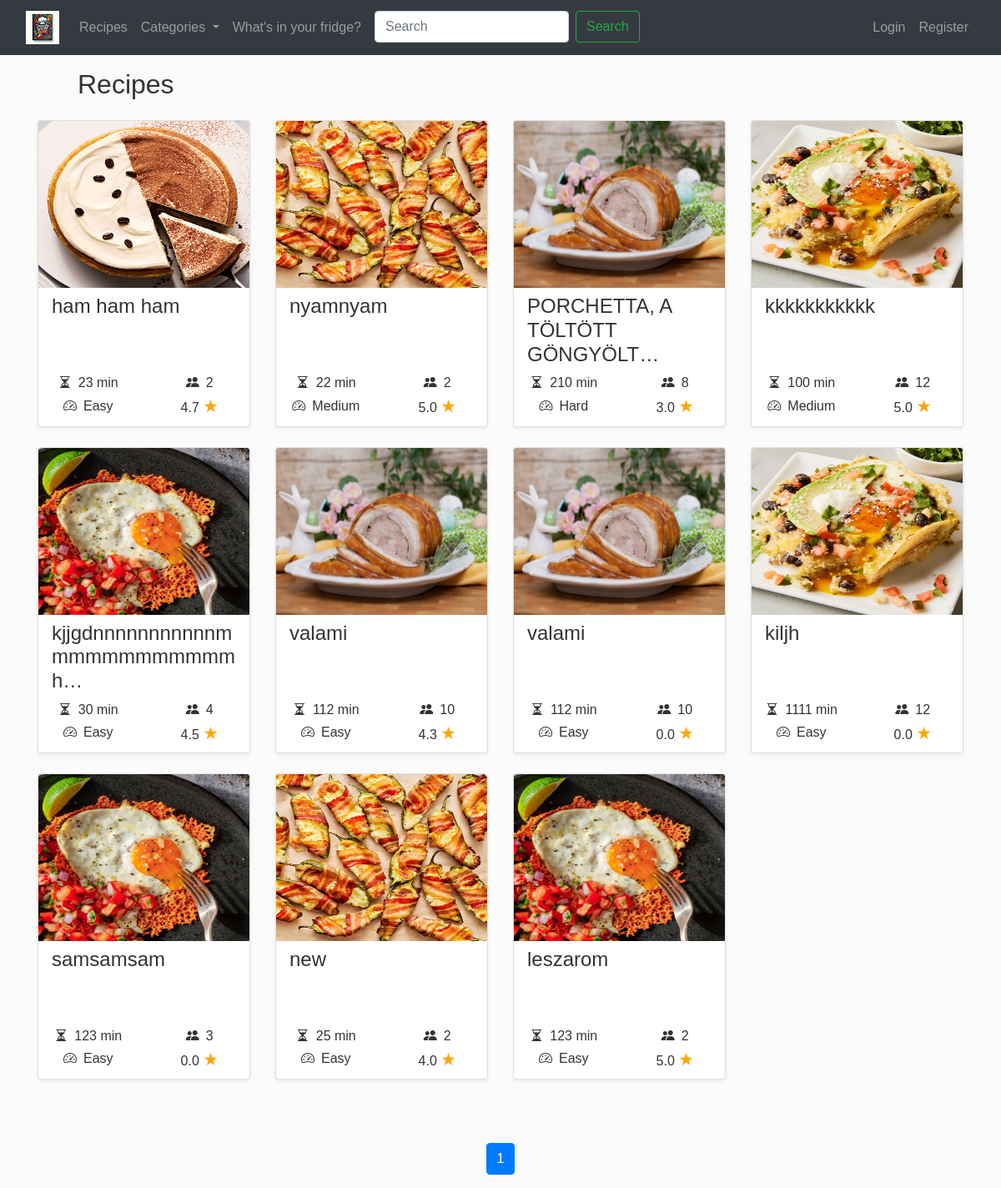
The app's page /, older data.
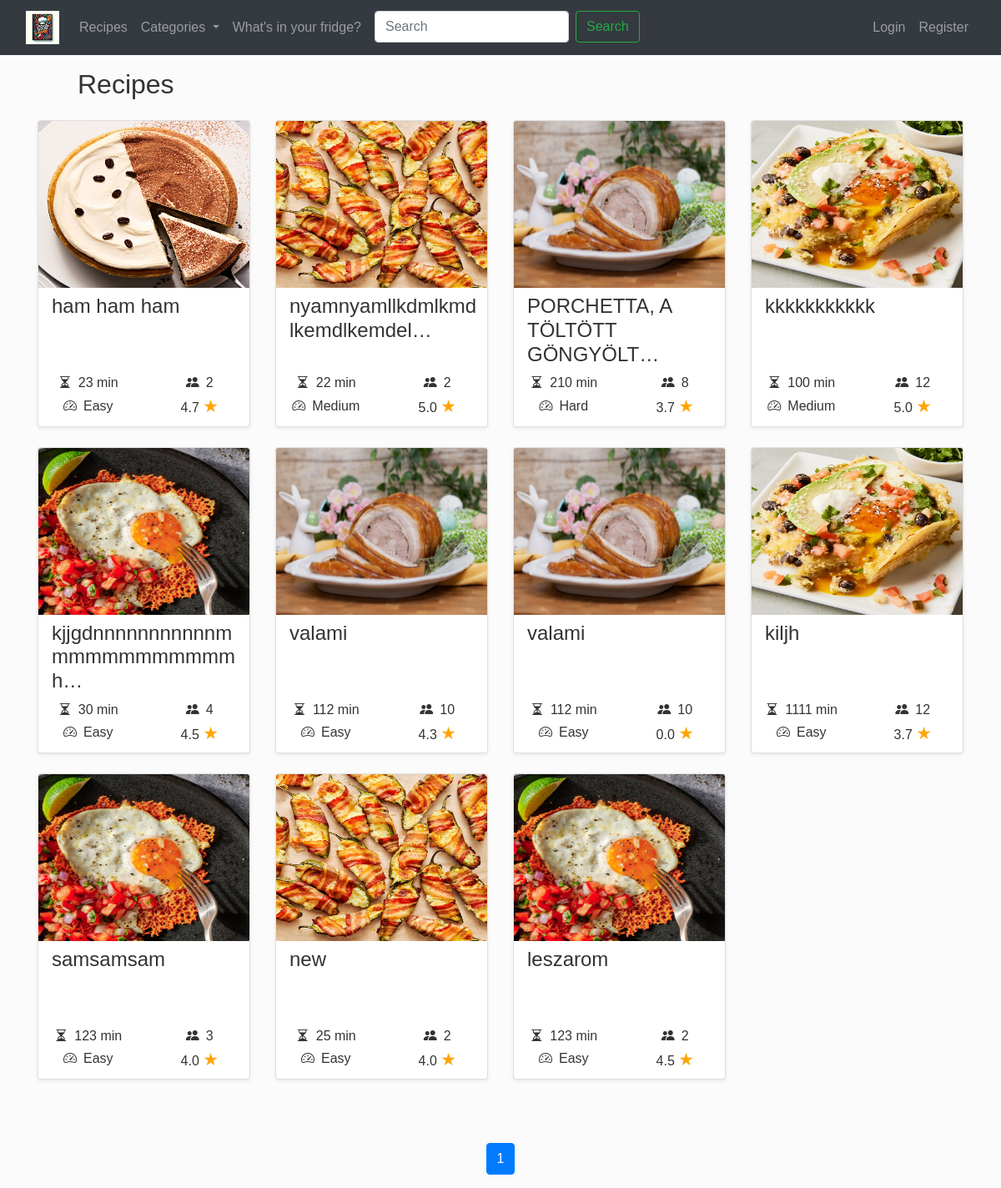
The same page, newer data.
### recepies/models.py (models this page shows, shortened)
class Recipe(models.Model):
  title = models.CharField(max_length=128)
  serving = models.PositiveIntegerField()
  preparation_time = models.PositiveIntegerField()
  difficulty = models.CharField(
    max_length=6,
    choices=DifficultyLevel.choices,
    default=DifficultyLevel.EASY
  )
  raw_ingredients = models.TextField(help_text="List ingredients as free text.")
  ingredients = models.ManyToManyField(Ingredient, related_name='recipes')
  preparation = models.TextField()
  image = models.ImageField(upload_to='recepies/', null=True, blank=True)
  categories = models.ManyToManyField(Category, related_name='recipes')
  ratings = models.JSONField(default=dict)
  average_rating = models.FloatField(default=0.0)
  created_at = models.DateTimeField(auto_now_add=True)
  creator = models.ForeignKey(User, on_delete=models.CASCADE, related_name="creator_recipe")
  comments = models.ManyToManyField('Comment', related_name="comments_on_recipe", blank=True)

### recepies/views.py (the view)
# urls.py: path("", views.index, name="index"),
def index(request):
    categories = Category.objects.all()
    recipes = Recipe.objects.all().order_by('created_at')
    paginated_recipes, page_range, last_two_pages = paginate_with_page_range(request, recipes, per_page=12)
    return render(request, 'recepies/index.html', {
        'categories': categories,
        'recipes': paginated_recipes,
        'page_range': page_range,
        'last_two_pages': last_two_pages,
    })

### recepies/utils.py (called while the page is built)
def paginate_with_page_range(request, queryset, per_page):
    paginator = Paginator(queryset, per_page)
    page = request.GET.get('page')
    try:
        paginated_queryset = paginator.page(page)
    except PageNotAnInteger:
        paginated_queryset = paginator.page(1)
    except EmptyPage:
        paginated_queryset = paginator.page(paginator.num_pages)
    current_page = paginated_queryset.number
    last_page = paginator.num_pages
    window = 2
    start_page = max(current_page - window, 1)
    end_page = min(current_page + window, last_page) + 1
    page_range = range(start_page, end_page)
    if last_page > 2:
        last_two_pages = range(last_page - 1, last_page + 1)
    else:
        last_two_pages = range(1, last_page + 1)
    return paginated_queryset, page_range, last_two_pages

### recepies/templates/recepies/index.html
{% extends "recepies/layout.html" %} {% block content %}
<h2 class="pl-5 mb-4">Recipes</h2>
{% include "recepies/recipe_cards.html" with object_list=recipes %}
{% include "recepies/pagination.html" with object_list=recipes %}
{% endblock %}

### recepies/templates/recepies/recipe_cards.html (shortened to what this page needs)
{% if not object_list %}
<p class="ml-5">No recipes yet.</p>
{% else %}
<div class="row pb-5 mb-1">
  {% for recipe in object_list%}
  <div class="col-lg-3 col-md-6 mb-4 mb-lg-0">
    <div class="card shadow-sm border-2 rounded mb-4">
      <div class="card-body p-0">
        <img
          class="w-100 card-img-top img-fluid"
          src="{{ recipe.image.url }}"
          alt="{{ recipe.title }}"
          style="width: 300px; height: 200px;"
        />
        <div class="p-2">
          <h4 class="card-title mb-4 pl-2"  style="height: 70px;">{{ recipe.title|truncatechars:30 }}</h4>
          <div class="row ">
              <div class="col-6 d-flex align-items-center justify-content-center">
                  <i class="bi bi-hourglass-split"></i>
                  <span class="ml-2">{{ recipe.preparation_time }} min</span>
              </div>
              <div class="col-6 d-flex align-items-center justify-content-center">
                  <i class="bi bi-people-fill"></i>
                  <span class="ml-2">{{ recipe.serving }}</span>
              </div>
              <div class="col-6 d-flex align-items-center justify-content-center">
                  <i class="bi bi-speedometer2"></i>
                  <span class="ml-2">{{ recipe.difficulty }}</span>
              </div>
              <div class="col-6 d-flex align-items-center justify-content-center">
                  <p class="mb-0">{{ recipe.average_rating|floatformat:1 }} <span class="star-orange" style="font-size: 1.3rem">&#9733;</span></p>
              </div>
          </div>
        </div>
      </div>
    </div>
  </div>
  {% endfor %}
</div>
{% endif %}

Row changes from the older to the newer data that the page shows:
changed Recipe: title "nyamnyam" → "nyamnyamllkdmlkmdlkemdlkemdel…"
changed Recipe "Hard": average_rating "3.0" → "3.7"
changed Recipe "kiljh": average_rating "0.0" → "3.7"
changed Recipe "samsamsam": average_rating "0.0" → "4.0"
changed Recipe "leszarom": average_rating "5.0" → "4.5"
